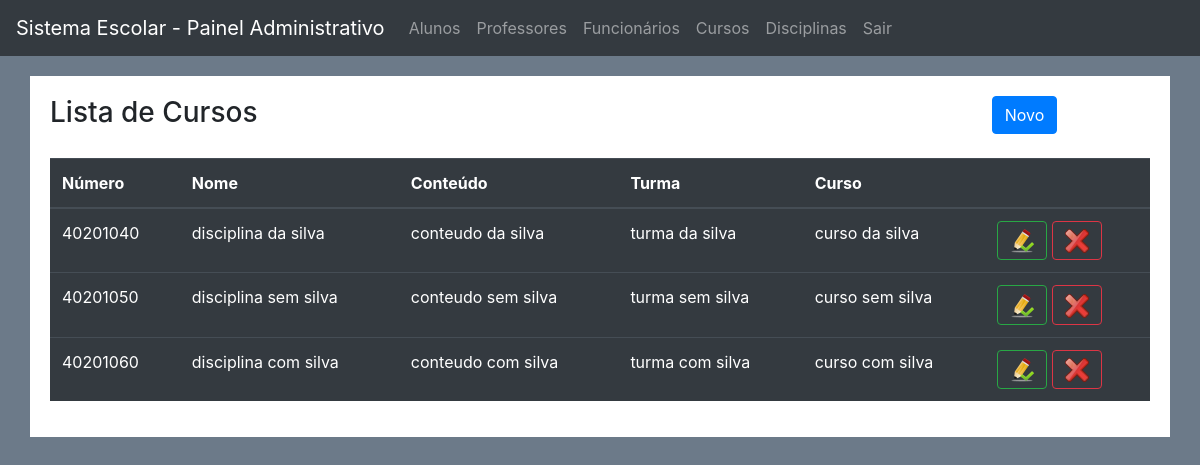
The app's page /index_disciplinas.php with its own data.
### tables this page shows
create table disciplinas(
numero int unsigned auto_increment not null primary key,
nome varchar(80) not null,
conteudo varchar(150) not null,
turma varchar(50) not null,
curso varchar(150) not null
);

### Classes(config)/Disciplinas.php (called while the page is built, shortened)
<?php
class Disciplinas {
    public function listarTodos(){
        try {
            $bd = new Conexao();
            $con = $bd->Conectar();
            $sql = $con->prepare("select * from disciplinas");
            $sql->execute();
            if($sql->rowCount() > 0) {
                return $result = $sql->fetchAll(PDO::FETCH_CLASS);
            }
        }catch(PDOException $msg) {
            echo "Não foi possível listar as disciplinas: ".$msg->getMessage;
        }
    }
}
?>

### index_disciplinas.php (the view, shortened to what this page needs)
<?php
require_once "Classes(config)/Disciplinas.php";
$Disciplinas = new Disciplinas();
$listaDisciplinas = $Disciplinas->listarTodos();
?>
<!DOCTYPE html>
<html lang="pt-br">
<head>
    <link rel="stylesheet" href="css/bootstrap.min.css">
    <link rel="stylesheet" href="css/bootstrap.css">
    <link rel="stylesheet" href="css/estilo.css">
</head>
<body>
<nav class="navbar navbar-expand-sm bg-dark navbar-dark">
    <a class="navbar-brand" href="index_adm.php">Sistema Escolar - Painel Administrativo</a>
    <ul class="navbar-nav">
        <li class="nav-item">
            <a class="nav-link" href="index_alunos.php">Alunos</a>
        </li>
        <li class="nav-item">
            <a class="nav-link" href="index_professores.php">Professores</a>
        </li>
        <li class="nav-item">
            <a class="nav-link" href="index_funcionarios.php">Funcionários</a>
        </li>
        <li class="nav-item">
            <a class="nav-link" href="index_cursos.php">Cursos</a>
        </li>
        <li class="nav-item">
            <a class="nav-link" href="index_disciplinas.php">Disciplinas</a>
        </li>
        <li class="nav-item">
            <a class="nav-link" href="index.php">Sair</a>
        </li>
    </ul>
</nav>
<div class="container lista">
    <div class="row coluna">
        <div class="col-md-10">
            <h3>Lista de Cursos</h3>
        </div>
        <div class="col-md-2">
            <a href="cadastrar_disciplina.php" class="btn btn-primary">Novo</a>
        </div>
    </div>
    <table class="table table-dark">
        <thead>
            <tr>
                <th>Número</th>
                <th>Nome</th>
                <th>Conteúdo</th>
                <th>Turma</th>
                <th>Curso</th>
                <th></th>
            </tr>
        </thead>
        <tbody>
            <?php if($listaDisciplinas) :
                foreach($listaDisciplinas as $disciplina) : ?>
            <tr>
                    <td><?php echo $disciplina->numero; ?></td>
                    <td><?php echo $disciplina->nome; ?></td>
                    <td><?php echo $disciplina->conteudo; ?></td>
                    <td><?php echo $disciplina->turma; ?></td>
                    <td><?php echo $disciplina->curso; ?></td>
                    <td>
                        <a href="alterar_disciplina.php?numero=<?php echo $disciplina->numero; ?>" class="btn btn-outline-success"><img src="img/edit.png"></a>
                        <a href="index_disciplinas.php?numero=<?php echo $disciplina->numero; ?>" class="btn btn-outline-danger"><img src="img/delete.png"></a>
                    </td>
            </tr>
            <?php endforeach;?>
            <?php else : ?>
            <tr>
                <td colspan="7">Nenhum disciplina cadastrado!!!</td>
            </tr>
            <?php endif;?>
        </tbody>
    </table>
</div>
</body>
</html

### css/estilo.css (style rules this page uses)
body { background-color: #6c7a89; }
.lista { background-color: #ffffff; }
.container { position: relative; top: 20px; padding: 20px; }
.coluna { padding-bottom: 20px; }

### records on screen
disciplinas: numero "40201040", nome "disciplina da silva", conteudo "conteudo da silva", turma "turma da silva", curso "curso da silva"
disciplinas: numero "40201050", nome "disciplina sem silva", conteudo "conteudo sem silva", turma "turma sem silva", curso "curso sem silva"
disciplinas: numero "40201060", nome "disciplina com silva", conteudo "conteudo com silva", turma "turma com silva", curso "curso com silva"
